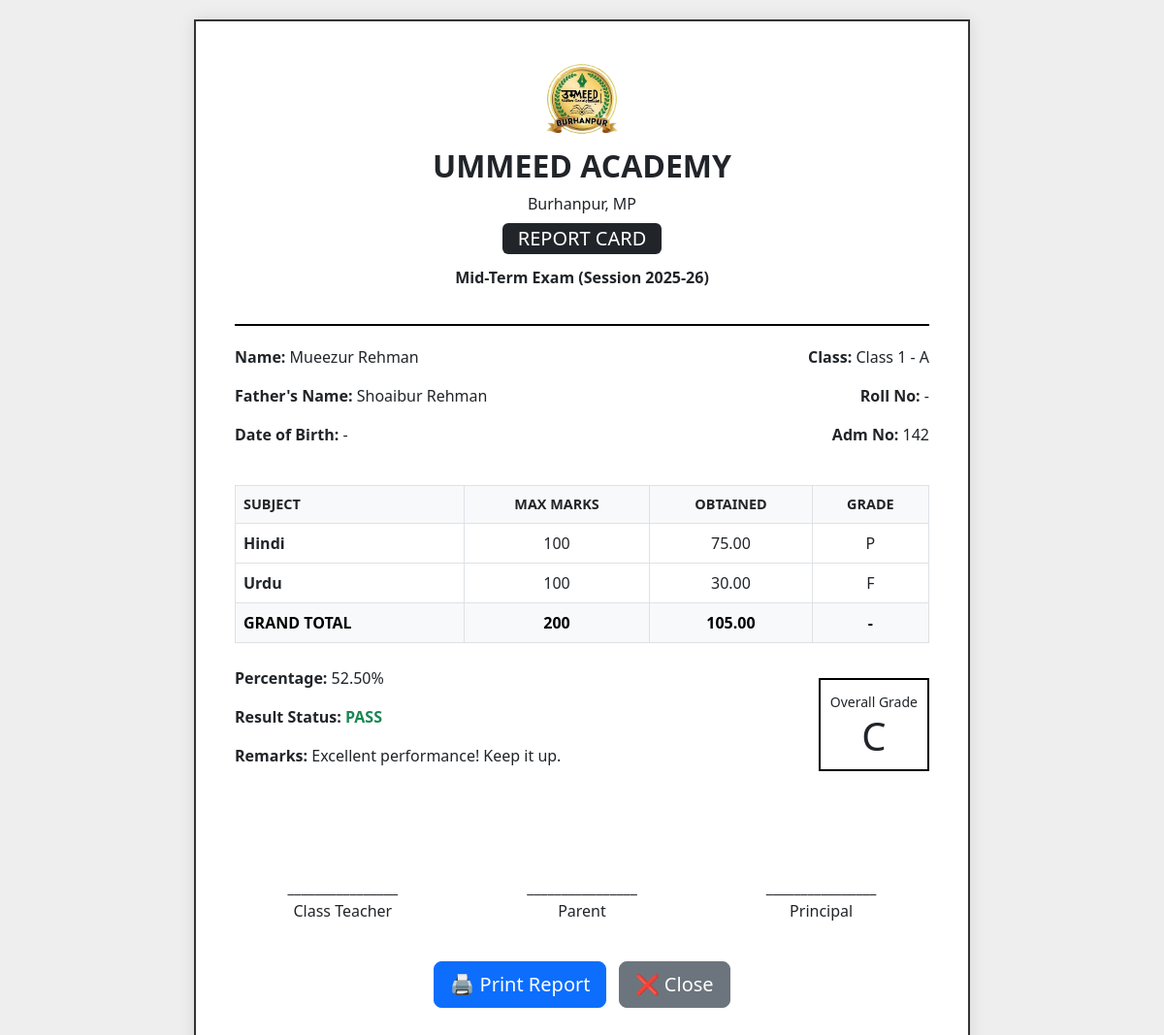
The app's page /exams/report/1/1/ (signed in) with its own data.
### students/models.py (models this page shows, shortened)
class Student(TimeStampedModel):
    GENDER_CHOICES = (
        ('M', 'Male'),
        ('F', 'Female'),
        ('O', 'Other'),
    )
    STATUS_CHOICES = (
        ('active', 'Active'),
        ('inactive', 'Inactive'),
        ('alumini', 'Alumini / Left'),
    )
    BLOOD_GROUP_CHOICES = (
        ('A+', 'A+'), ('A-', 'A-'),
        ('B+', 'B+'), ('B-', 'B-'),
        ('O+', 'O+'), ('O-', 'O-'),
        ('AB+', 'AB+'), ('AB-', 'AB-'),
    )
    RELIGION_CHOICES = (
        ('Islam', 'Islam'),
        ('Hinduism', 'Hinduism'),
        ('Christianity', 'Christianity'),
        ('Sikhism', 'Sikhism'),
        ('Jainism', 'Jainism'),
        ('Other', 'Other'),
    )
    CATEGORY_CHOICES = (
        ('General', 'General'),
        ('OBC', 'OBC'),
        ('SC', 'SC'),
        ('ST', 'ST'),
        ('Other', 'Other'),
    )
    school = models.ForeignKey(School, on_delete=models.CASCADE, related_name='students')
    admission_no = models.CharField(max_length=50)
    admission_date = models.DateField()
    first_name = models.CharField(max_length=100)
    last_name = models.CharField(max_length=100, blank=True)
    gender = models.CharField(max_length=1, choices=GENDER_CHOICES)
    dob = models.DateField(null=True, blank=True)
    blood_group = models.CharField(max_length=5, choices=BLOOD_GROUP_CHOICES, blank=True, null=True)
    religion = models.CharField(max_length=50, choices=RELIGION_CHOICES, blank=True, null=True)
    category = models.CharField(max_length=50, choices=CATEGORY_CHOICES, blank=True, null=True)
    aadhar_no = models.CharField(max_length=20, blank=True, null=True)
    father_name = models.CharField(max_length=100)
    father_occupation = models.CharField(max_length=100, blank=True, null=True)
    mother_name = models.CharField(max_length=100, blank=True)
    father_mobile = models.CharField(max_length=15)
    previous_school = models.CharField(max_length=200, blank=True, null=True)
    address = models.TextField()
    current_class = models.ForeignKey(ClassGrade, on_delete=models.SET_NULL, null=True)
    section = models.ForeignKey(Section, on_delete=models.SET_NULL, null=True)
    roll_number = models.PositiveIntegerField(null=True, blank=True)
    status = models.CharField(max_length=20, choices=STATUS_CHOICES, default='active')
    photo = models.ImageField(upload_to='student_photos/', blank=True, null=True)
    class Meta:
        unique_together = [
            ('school', 'admission_no'),
        ]
    ordering = ['school', 'current_class', 'section', 'first_name']

### core/models.py (models this page shows, shortened)
class TimeStampedModel(models.Model):
    created_at = models.DateTimeField(auto_now_add=True)
    updated_at = models.DateTimeField(auto_now=True)
    class Meta:
        abstract = True

class School(TimeStampedModel):
    name = models.CharField(max_length=255)
    slug = models.SlugField(unique=True, max_length=255, help_text="Unique URL identifier, e.g., ummeed-academy")
    address = models.TextField()
    phone = models.CharField(max_length=20)
    email = models.EmailField(blank=True, null=True)
    logo = models.ImageField(upload_to='school_logos/', blank=True, null=True)
    is_active = models.BooleanField(default=True)
    subscription_end_date = models.DateField(null=True, blank=True)

### exams/models.py (models this page shows, shortened)
class Exam(TimeStampedModel):
    school = models.ForeignKey(School, on_delete=models.CASCADE, related_name='exams')
    name = models.CharField(max_length=100) # e.g. "Half Yearly 2025", "Unit Test 1"
    start_date = models.DateField()
    end_date = models.DateField()
    classes = models.ManyToManyField(ClassGrade, related_name='exams') # Kaunsi classes ka exam hai

class StudentResult(TimeStampedModel):
    school = models.ForeignKey(School, on_delete=models.CASCADE)
    exam = models.ForeignKey(Exam, on_delete=models.CASCADE, related_name='results')
    student = models.ForeignKey(Student, on_delete=models.CASCADE, related_name='exam_results')
    subject = models.ForeignKey(Subject, on_delete=models.CASCADE)
    marks_obtained = models.DecimalField(max_digits=5, decimal_places=2) # e.g. 85.50
    total_marks = models.PositiveIntegerField(default=100) # Subject se copy karenge
    class Meta:
        unique_together = ('exam', 'student', 'subject') # Ek exam me ek subject ke do result nahi

### academics/models.py (models this page shows, shortened)
class ClassGrade(TimeStampedModel):
    school = models.ForeignKey(School, on_delete=models.CASCADE, related_name='classes')
    name = models.CharField(max_length=50) # e.g., "Class 10" or "Hifz-ul-Quran"
    class Meta:
        unique_together = ('school', 'name') # Ek school me "Class 10" do baar nahi honi chahiye
        verbose_name = "Class"
        verbose_name_plural = "Classes"

class Section(TimeStampedModel):
    school = models.ForeignKey(School, on_delete=models.CASCADE, related_name='sections')
    class_grade = models.ForeignKey(ClassGrade, on_delete=models.CASCADE, related_name='sections')
    name = models.CharField(max_length=10) # e.g., "A", "B", "Girls Wing"
    class_teacher = models.ForeignKey('accounts.CustomUser', on_delete=models.SET_NULL, null=True, blank=True, limit_choices_to={'role': 'teacher'})
    class Meta:
        unique_together = ('class_grade', 'name')

class Subject(TimeStampedModel):
    school = models.ForeignKey(School, on_delete=models.CASCADE, related_name='subjects')
    class_grade = models.ForeignKey(ClassGrade, on_delete=models.CASCADE, related_name='subjects')
    name = models.CharField(max_length=100) # e.g. "Mathematics", "English"
    total_marks = models.PositiveIntegerField(default=100) # By default 100 marks ka paper
    class Meta:
        unique_together = ('class_grade', 'name') # Ek class me do Maths nahi ho sakte

### exams/views.py (the view)
# urls.py: path('exams/report/<int:student_id>/<int:exam_id>/', generate_report_card, name='student_report_card'),
@login_required(login_url='login')
def generate_report_card(request, student_id, exam_id):
    student = get_object_or_404(Student, pk=student_id, school=request.user.school)
    exam = get_object_or_404(Exam, pk=exam_id, school=request.user.school)
    results = StudentResult.objects.filter(student=student, exam=exam).select_related('subject')
    total_marks_obtained = 0
    total_max_marks = 0
    subjects_data = []
    for res in results:
        subjects_data.append(res)
        total_marks_obtained += res.marks_obtained
        total_max_marks += res.subject.total_marks if res.subject else 100
    percentage = 0
    if total_max_marks > 0:
        percentage = round((total_marks_obtained / total_max_marks) * 100, 2)
    grade = 'F'
    if percentage >= 90: grade = 'A+'
    elif percentage >= 80: grade = 'A'
    elif percentage >= 70: grade = 'B+'
    elif percentage >= 60: grade = 'B'
    elif percentage >= 50: grade = 'C'
    elif percentage >= 33: grade = 'D'
    status = "PASS" if grade != 'F' else "FAIL"
    context = {
        'student': student,
        'exam': exam,
        'results': subjects_data,
        'total_obtained': total_marks_obtained,
        'total_max': total_max_marks,
        'percentage': percentage,
        'grade': grade,
        'status': status,
    }
    return render(request, 'exams/report_card.html', context)

### templates/exams/report_card.html (shortened to what this page needs)
<!DOCTYPE html>
<html lang="en">
<head>
    <link href="https://cdn.jsdelivr.net/npm/bootstrap@5.3.0/dist/css/bootstrap.min.css" rel="stylesheet">
</head>
<body>
<div class="report-card">
    <div class="school-header">
        {% if student.school.logo %}
            <img src="{{ student.school.logo.url }}" class="school-logo">
        {% endif %}
        <h2 class="fw-bold text-uppercase">{{ student.school.name }}</h2>
        <p class="mb-0">{{ student.school.address }}</p>
        <h5 class="mt-2 bg-dark text-white d-inline-block px-3 py-1 rounded">REPORT CARD</h5>
        <p class="mt-1 fw-bold">{{ exam.name }} (Session 2025-26)</p>
    </div>
    <div class="row mb-4">
        <div class="col-6">
            <p><strong>Name:</strong> {{ student.first_name }} {{ student.last_name }}</p>
            <p><strong>Father's Name:</strong> {{ student.father_name }}</p>
            <p><strong>Date of Birth:</strong> {{ student.dob|default:"-" }}</p>
        </div>
        <div class="col-6 text-end">
            <p><strong>Class:</strong> {{ student.current_class.name }} - {{ student.section.name }}</p>
            <p><strong>Roll No:</strong> {{ student.roll_number|default:"-" }}</p>
            <p><strong>Adm No:</strong> {{ student.admission_no }}</p>
        </div>
    </div>
    <table class="table table-bordered table-marks text-center">
        <thead>
            <tr>
                <th class="text-start">Subject</th>
                <th>Max Marks</th>
                <th>Obtained</th>
                <th>Grade</th>
            </tr>
        </thead>
        <tbody>
            {% for res in results %}
            <tr>
                <td class="text-start fw-bold">{{ res.subject.name }}</td>
                <td>{{ res.subject.total_marks }}</td>
                <td>{{ res.marks_obtained }}</td>
                <td>
                    {% if res.marks_obtained >= 33 %}P{% else %}F{% endif %}
                </td>
            </tr>
            {% endfor %}
        </tbody>
        <tfoot class="table-light fw-bold">
            <tr>
                <td class="text-start">GRAND TOTAL</td>
                <td>{{ total_max }}</td>
                <td>{{ total_obtained }}</td>
                <td>-</td>
            </tr>
        </tfoot>
    </table>
    <div class="row mt-4 align-items-center">
        <div class="col-8">
            <p><strong>Percentage:</strong> {{ percentage }}%</p>
            <p><strong>Result Status:</strong>
                <span class="{% if status == 'PASS' %}text-success{% else %}text-danger{% endif %} fw-bold">
                    {{ status }}
                </span>
            </p>
            <p><strong>Remarks:</strong> Excellent performance! Keep it up.</p>
        </div>
        <div class="col-4 text-end">
            <div class="grade-box">
                <small>Overall Grade</small><br>
                <h1 class="mb-0">{{ grade }}</h1>
            </div>
        </div>
    </div>
    <div class="row mt-5 pt-5 text-center">
        <div class="col-4"><p>________________<br>Class Teacher</p></div>
        <div class="col-4"><p>________________<br>Parent</p></div>
        <div class="col-4"><p>________________<br>Principal</p></div>
    </div>
    <div class="text-center mt-4 no-print">
        <button onclick="window.print()" class="btn btn-primary btn-lg">🖨️ Print Report</button>
        <button onclick="window.close()" class="btn btn-secondary btn-lg ms-2">❌ Close</button>
    </div>
</div>
</body>
</html>

### templates/exams/report_card.html (style rules this page uses)
body { background: #eee; padding: 20px; }
.report-card { background: #fff; max-width: 800px; margin: 0 auto; padding: 40px; border: 2px solid #333; box-shadow: 0 0 15px rgba(0,0,0,0.1); }
.school-header { text-align: center; border-bottom: 2px solid #000; padding-bottom: 20px; margin-bottom: 20px; }
.school-logo { height: 80px; margin-bottom: 10px; }
.table-marks th { background-color: #f8f9fa; text-transform: uppercase; font-size: 0.9rem; }
.grade-box { border: 2px solid #000; padding: 10px; text-align: center; display: inline-block; min-width: 100px; }

### records on screen
Student: school.logo (picture), school.name "UMMEED ACADEMY", school.address "Burhanpur, MP", first_name "Mueezur", last_name "Rehman", father_name "Shoaibur Rehman", dob "-", current_class.name "Class 1", section.name "A", roll_number "-", admission_no "142"
Exam: name "Mid-Term Exam"
StudentResult: subject.name "Hindi", subject.total_marks "100", marks_obtained "75.00", shows "P"
StudentResult: subject.name "Urdu", subject.total_marks "100", marks_obtained "30.00", shows "F"

### other values on screen
{{ total_max }} "200"
{{ total_obtained }} "105.00"
{{ percentage }} "52.50"
{{ status }} "PASS"
{{ grade }} "C"
